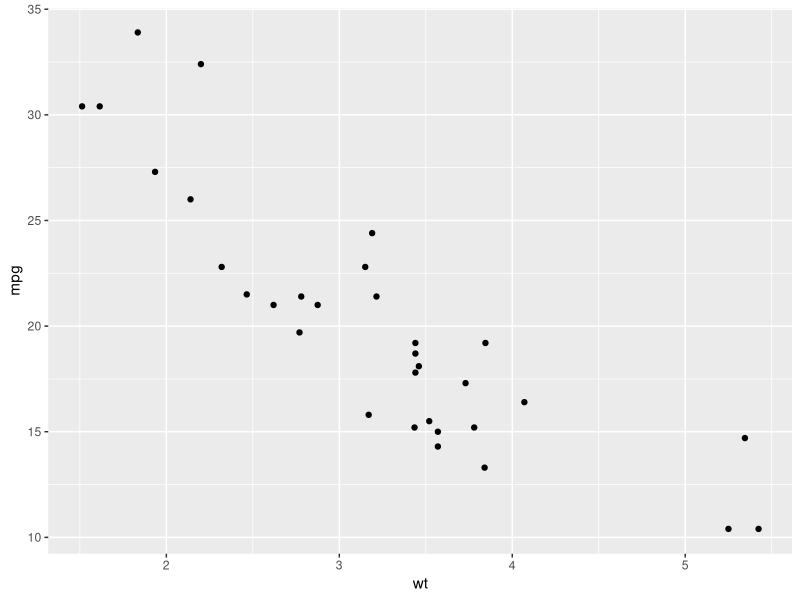
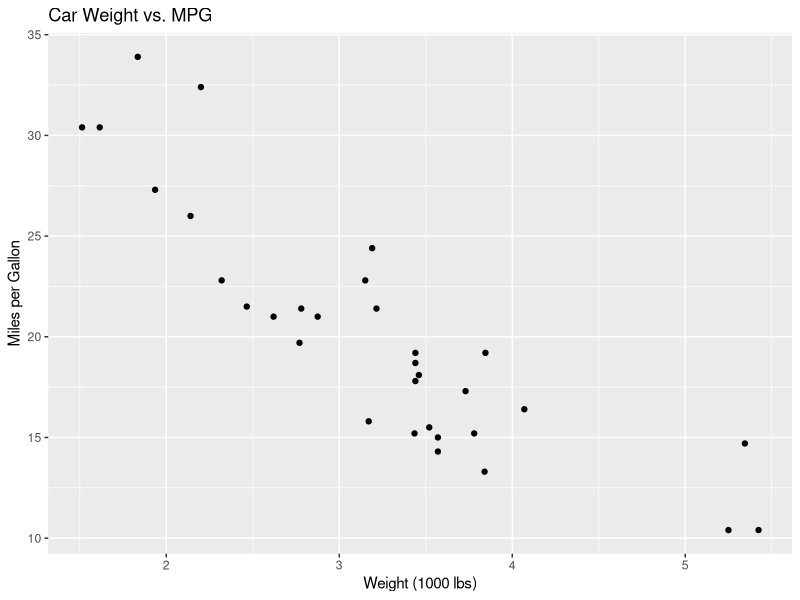
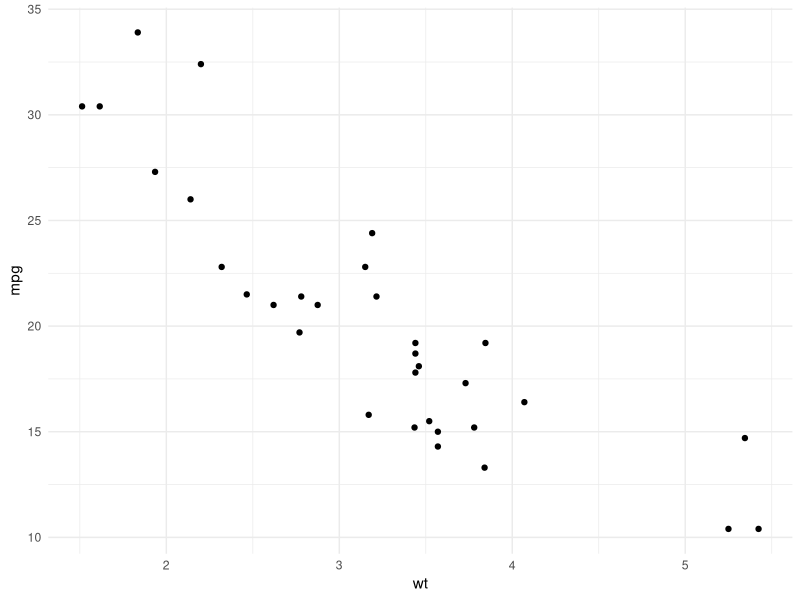
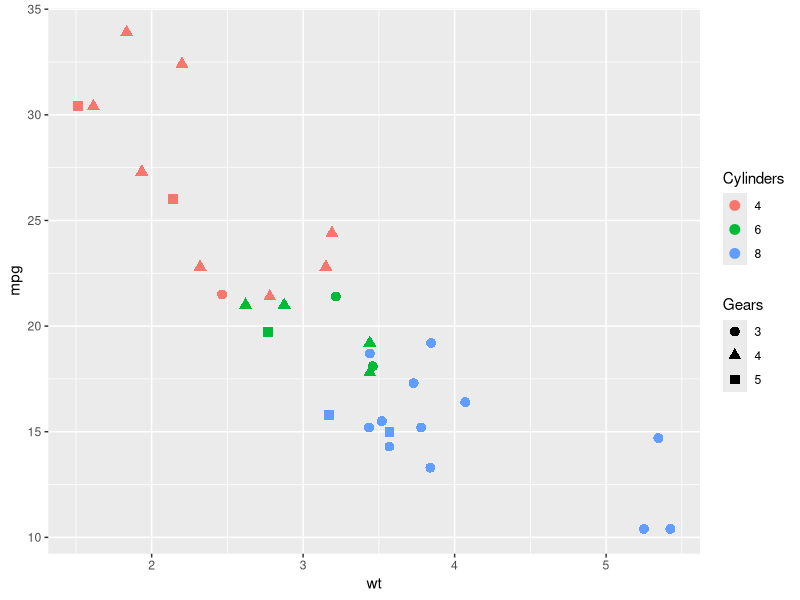

R code for these plots, in order:
## ---- chunk 1
knitr::opts_chunk$set(echo = TRUE)
## ---- chunk 2
x <- c(1, 2, 3, 4, 5)
mean(x)
## ---- chunk 3
# Code runs, but is not shown
mean(1:10)
## ---- chunk 4
install.packages("ggplot2") # install package
library(ggplot2)            # load package
## ---- chunk 5
ggplot(mtcars, aes(x = wt, y = mpg)) +
  geom_point()
## ---- chunk 6
ggplot(mtcars, aes(x = wt, y = mpg)) +
  geom_point() +
  labs(title = "Car Weight vs. MPG",
       x     = "Weight (1000 lbs)",
       y     = "Miles per Gallon")
## ---- chunk 7
ggplot(mtcars, aes(x = wt, y = mpg)) +
  geom_point() +
  theme_minimal()   # alternatives: theme_gray(), theme_classic(), theme_light()
## ---- chunk 8
ggplot(mtcars, aes(x = wt, y = mpg, color = factor(cyl), shape = factor(gear))) +
  geom_point(size = 3) +
  labs(color = "Cylinders", 
       shape = "Gears")
